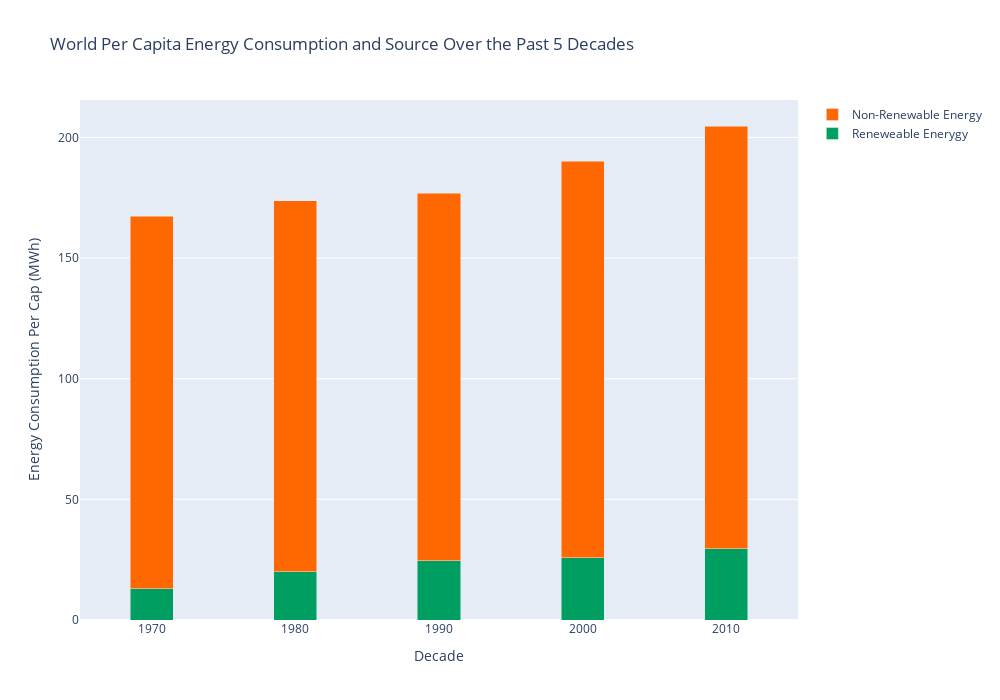

Notebook code for this chart:
### Markdown cell above
#### Visualizations

With the data restructured for analysis, we then created a stacked bar chart of total world energy consumption per capita per decade for five decades. From the chart we can quickly see that renewable energy consumption has increased over that past 50 years. During the same time period, non-renewable energy consumption decreased in the 80s and 90s, but then increased more than renewable energy consumption did in the 2000s and 2010s.

### Code cell
# Total world energy consumption (Renewable vs Non-Renewable), bar chart

# Create a new datafram with only 'World' values and sort by decade.
df_world = df_decade[df_decade['Entity']=='World']
df_world = df_world.sort_values(by='Decade')

# Create a customized plot to compare renewable vs. non-renewable consumption
fig = go.Figure()

# fig.add_trace(go.Scatter(x=df_world['Decade'].sort_values(),
#                          y=df_world['TotalEnerygyPerCap']/1000,
#                          name='Total Energy',
#                          marker=dict(color='black', size=8),
#                          line=dict(width=3)
#                          ))

fig.add_trace(go.Bar(x=df_world['Decade'].sort_values(),
                     y=df_world['TotalRenewablePerCap']/1000, #convert to MWh
                     name='Reneweable Enerygy',
                     marker=dict(color='#009e60')
                     ))

fig.add_trace(go.Bar(x=df_world['Decade'].sort_values(),
                     y=df_world['TotalNonRenewablePerCap']/1000, #convert to MWh
                     name='Non-Renewable Energy',
                     marker=dict(color='#ff6700')
                     ))

fig.update_layout(autosize=False,
                  width=1000,
                  height=700,
                  barmode='stack',
                  bargap=0.7,
                  xaxis_title=dict(text='Decade'),
                  yaxis_title=dict(text='Energy Consumption Per Cap (MWh)'),
                  title=dict(text='World Per Capita Energy Consumption and Source Over the Past 5 Decades'))

fig.show()

### Figure 1 — Plotly figure (JSON) as saved in the notebook; plotly's stock layout.template omitted (floating-point values rounded to 4 significant figures)
{"data": [{"marker": {"color": "#009e60"}, "name": "Reneweable Enerygy", "type": "bar", "x": [1970, 1980, 1990, 2000, 2010], "y": [12.94, 20.1, 24.57, 25.84, 29.5]}, {"marker": {"color": "#ff6700"}, "name": "Non-Renewable Energy", "type": "bar", "x": [1970, 1980, 1990, 2000, 2010], "y": [154.5, 153.7, 152.2, 164.2, 175.2]}], "layout": {"autosize": false, "bargap": 0.7, "barmode": "stack", "height": 700, "title": {"text": "World Per Capita Energy Consumption and Source Over the Past 5 Decades"}, "width": 1000, "xaxis": {"title": {"text": "Decade"}}, "yaxis": {"title": {"text": "Energy Consumption Per Cap (MWh)"}}}}
